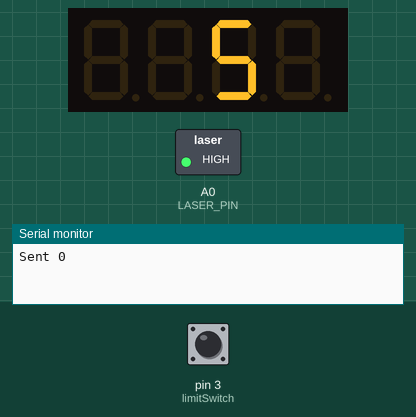
A sketch run on a simulated Arduino Uno, built with avr-gcc and run on an emulated ATmega328P. On the bench: 4-digit seven-segment display, switched loads named in the sketch (green lamp = pin HIGH), the last lines printed to the serial monitor. The inputs (shaded band) are chosen by the test bench; at power-on: pin 3 (limitSwitch) HIGH.

Above: at 1.4 s.
1.5 s: pin 3 (limitSwitch) pulled LOW for 0.15 s
At 2.9 s:
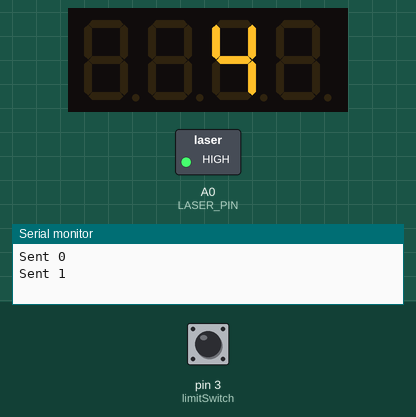
3.9 s: pin 3 (limitSwitch) pulled LOW for 1 s
At 6.8 s:
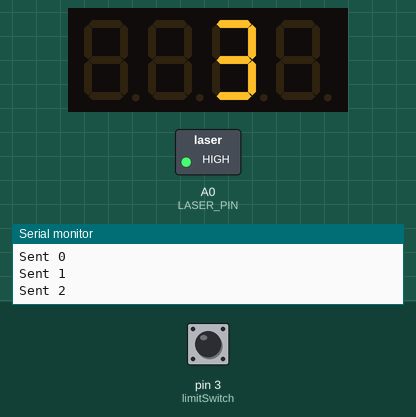
7.1 s: pin 3 (limitSwitch) pulled LOW for 0.15 s
At 8.9 s:
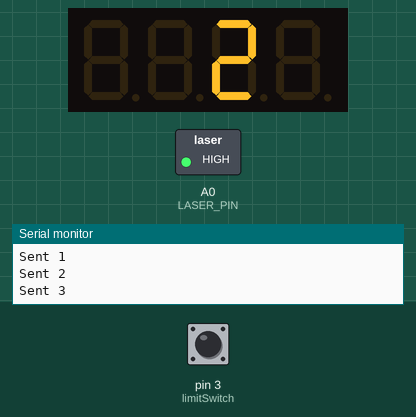
9.4 s: pin 3 (limitSwitch) pulled LOW for 1 s
At 11.7 s:
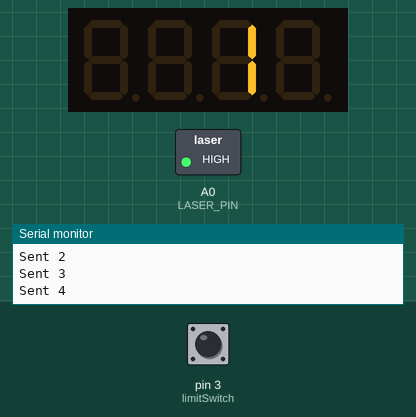
Timing chart, 0 to 13.2 s (numbered marks = the images above; inputs shaded):
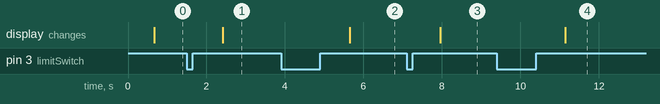

Measured:
- after the input at 1.5 s, the display: changes after 0.91 s (image 1)
- after the input at 3.9 s, the display: changes after 1.8 s (image 2)
- after the input at 7.1 s, the display: changes after 0.86 s (image 3)
- after the input at 9.4 s, the display: changes after 1.7 s (image 4)

The sketch:

gun_2.ino
```cpp
#include <IRremote.hpp>
#include <ezButton.h>
#include <TM1637Display.h>

#define IR_SEND_PIN 2
#define LASER_PIN A0
#define CLK_PIN 4
#define DIO_PIN 5

int ammo = 6;
int i = 0;
int state = LOW;
int prevState = LOW;

ezButton limitSwitch(3);
TM1637Display display = TM1637Display(CLK_PIN, DIO_PIN);

void setup() {
    Serial.begin(115200);
    pinMode(LASER_PIN, OUTPUT);
    IrSender.begin(IR_SEND_PIN);
    limitSwitch.setDebounceTime(50);
    digitalWrite(LASER_PIN, HIGH);
    display.setBrightness(3);
    display.clear();
}

void loop() {
    limitSwitch.loop();
    display.showNumberDec(ammo, false, 1, 2);
    int state = limitSwitch.getState();

    if(ammo != 0 && state == HIGH && prevState == LOW) {
      Serial.println("Sent " + String(i));
      i++;
      ammo--;
      IrSender.sendSony(0x10, 20); //256
      delay(500);
    }

    if (ammo == 0) {
      for (int j = 0; j < 100; j++) {
        display.showNumberDec(ammo, false, 1, 2);
        delay(50);
        display.clear();
        delay(50);
      }
      ammo = 6;
    }
    prevState = state;
    delay(50);
}
```
